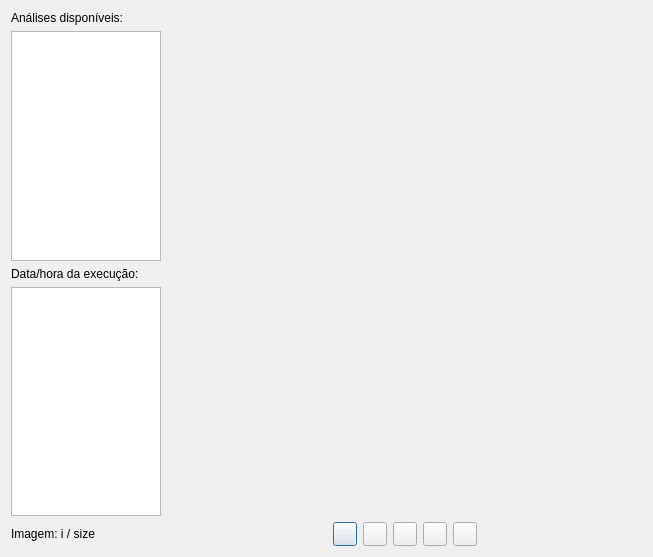
<?xml version="1.0" encoding="UTF-8"?>
<ui version="4.0">
 <class>TerraMEPlayerDialogForm</class>
 <widget class="QDialog" name="TerraMEPlayerDialogForm">
  <property name="geometry">
   <rect>
    <x>0</x>
    <y>0</y>
    <width>653</width>
    <height>557</height>
   </rect>
  </property>
  <property name="windowTitle">
   <string>Visualização de análises TerraME</string>
  </property>
  <layout class="QGridLayout" name="gridLayout">
   <item row="0" column="0">
    <widget class="QLabel" name="label">
     <property name="text">
      <string>Análises disponíveis:</string>
     </property>
    </widget>
   </item>
   <item row="1" column="0">
    <widget class="QListWidget" name="_terraMEAnalysisListWidget">
     <property name="sizePolicy">
      <sizepolicy hsizetype="Maximum" vsizetype="Expanding">
       <horstretch>0</horstretch>
       <verstretch>0</verstretch>
      </sizepolicy>
     </property>
     <property name="maximumSize">
      <size>
       <width>150</width>
       <height>16777215</height>
      </size>
     </property>
    </widget>
   </item>
   <item row="1" column="1" rowspan="3">
    <widget class="imageAnalysisViewer" name="_terraMEImageAnalysisWidget" native="true">
     <property name="minimumSize">
      <size>
       <width>300</width>
       <height>465</height>
      </size>
     </property>
    </widget>
   </item>
   <item row="3" column="0">
    <widget class="QListWidget" name="_datetimeListWidget">
     <property name="sizePolicy">
      <sizepolicy hsizetype="Maximum" vsizetype="Expanding">
       <horstretch>0</horstretch>
       <verstretch>0</verstretch>
      </sizepolicy>
     </property>
     <property name="maximumSize">
      <size>
       <width>150</width>
       <height>16777215</height>
      </size>
     </property>
    </widget>
   </item>
   <item row="2" column="0">
    <widget class="QLabel" name="label_2">
     <property name="text">
      <string>Data/hora da execução:</string>
     </property>
    </widget>
   </item>
   <item row="4" column="1">
    <layout class="QHBoxLayout" name="horizontalLayout_2">
     <item>
      <spacer name="horizontalSpacer">
       <property name="orientation">
        <enum>Qt::Horizontal</enum>
       </property>
       <property name="sizeHint" stdset="0">
        <size>
         <width>40</width>
         <height>20</height>
        </size>
       </property>
      </spacer>
     </item>
     <item>
      <widget class="QPushButton" name="_rewindBtn">
       <property name="minimumSize">
        <size>
         <width>24</width>
         <height>24</height>
        </size>
       </property>
       <property name="maximumSize">
        <size>
         <width>24</width>
         <height>24</height>
        </size>
       </property>
       <property name="styleSheet">
        <string notr="true">border-image: url(:/global/icons/player_rewind.png);</string>
       </property>
      </widget>
     </item>
     <item>
      <widget class="QPushButton" name="_previousBtn">
       <property name="minimumSize">
        <size>
         <width>24</width>
         <height>24</height>
        </size>
       </property>
       <property name="maximumSize">
        <size>
         <width>24</width>
         <height>24</height>
        </size>
       </property>
       <property name="styleSheet">
        <string notr="true">border-image: url(:/global/icons/player_playback.png);</string>
       </property>
      </widget>
     </item>
     <item>
      <widget class="QPushButton" name="_pauseBtn">
       <property name="minimumSize">
        <size>
         <width>24</width>
         <height>24</height>
        </size>
       </property>
       <property name="maximumSize">
        <size>
         <width>24</width>
         <height>24</height>
        </size>
       </property>
       <property name="styleSheet">
        <string notr="true">border-image: url(:/global/icons/player_pause.png);</string>
       </property>
       <property name="text">
        <string/>
       </property>
      </widget>
     </item>
     <item>
      <widget class="QPushButton" name="_nextBtn">
       <property name="minimumSize">
        <size>
         <width>24</width>
         <height>24</height>
        </size>
       </property>
       <property name="maximumSize">
        <size>
         <width>24</width>
         <height>24</height>
        </size>
       </property>
       <property name="styleSheet">
        <string notr="true">border-image: url(:/global/icons/player_play.png);</string>
       </property>
      </widget>
     </item>
     <item>
      <widget class="QPushButton" name="_forwardBtn">
       <property name="minimumSize">
        <size>
         <width>24</width>
         <height>24</height>
        </size>
       </property>
       <property name="maximumSize">
        <size>
         <width>24</width>
         <height>24</height>
        </size>
       </property>
       <property name="styleSheet">
        <string notr="true">border-image: url(:/global/icons/player_forward.png);</string>
       </property>
      </widget>
     </item>
     <item>
      <spacer name="horizontalSpacer_2">
       <property name="orientation">
        <enum>Qt::Horizontal</enum>
       </property>
       <property name="sizeHint" stdset="0">
        <size>
         <width>40</width>
         <height>20</height>
        </size>
       </property>
      </spacer>
     </item>
    </layout>
   </item>
   <item row="4" column="0">
    <widget class="QLabel" name="_imageCountLabel">
     <property name="text">
      <string>Imagem: i / size</string>
     </property>
    </widget>
   </item>
  </layout>
 </widget>
 <customwidgets>
  <customwidget>
   <class>imageAnalysisViewer</class>
   <extends>QWidget</extends>
   <header>imageAnalysisViewer.h</header>
   <container>1</container>
  </customwidget>
 </customwidgets>
 <resources>
  <include location="icons.qrc"/>
 </resources>
 <connections/>
</ui>
